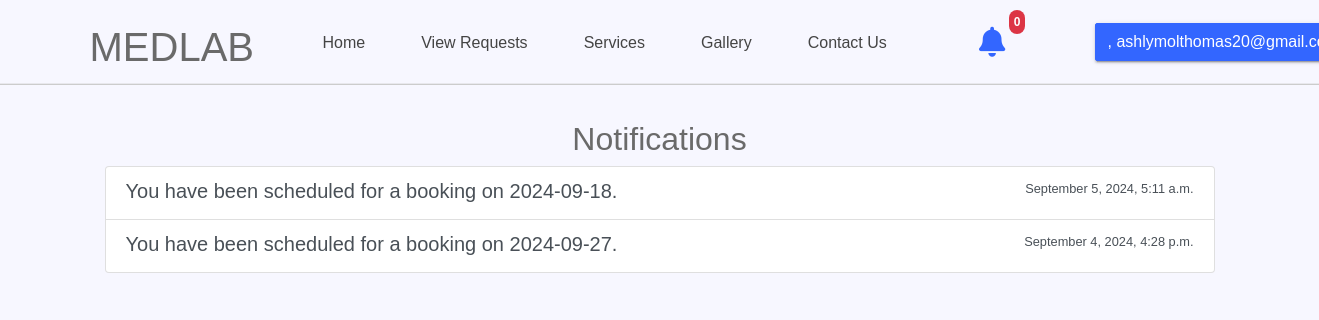
Before: /labtech/notifications/ (signed in) with the older database file.
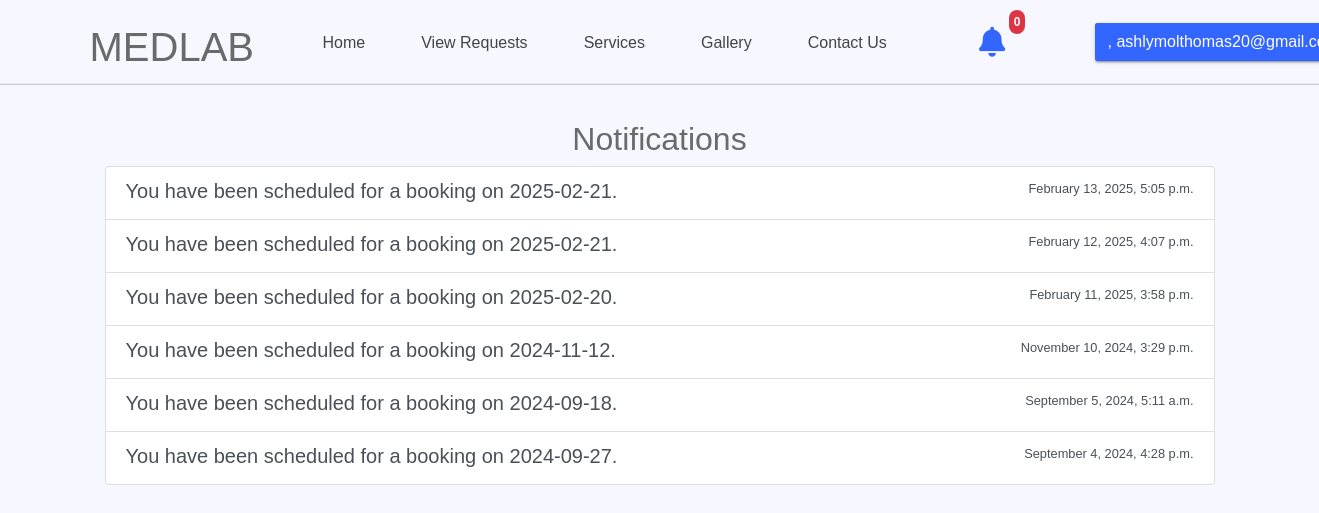
After: the same page with the newer database file.
### myapp/models.py (models this page shows, shortened)
class Notification(models.Model):
    lab_technician = models.ForeignKey(LabTechnician, on_delete=models.CASCADE, related_name='notifications')  # Foreign key to LabTechnician
    message = models.CharField(max_length=255)
    is_read = models.BooleanField(default=False)
    created_at = models.DateTimeField(auto_now_add=True)

### myapp/views.py (the view)
# urls.py: path('labtech/notifications/', views.view_notifications, name='view_notifications'),
@login_required
@never_cache
def view_notifications(request):
    notifications = Notification.objects.filter(lab_technician__user=request.user).order_by('-created_at')
    notifications.update(is_read=True)
    unviewed_count = notifications.filter(is_read=False).count()
    return render(request, 'labtech/view_notifications.html', {
        'notifications': notifications,
        'unviewed_count': unviewed_count  # Pass the count to the template
    })

### templates/labtech/view_notifications.html (shortened to what this page needs)
{% load static %}
<!doctype html>
<html lang="en">
<head>
    <link rel="stylesheet" href="{% static 'assets/css/bootstrap.min.css' %}">
    <link rel="stylesheet" href="{% static 'assets/css/fontawesome-all.min.css' %}">
    <link rel="stylesheet" href="{% static 'assets/plugins/slider/css/owl.carousel.min.css' %}">
    <link rel="stylesheet" href="{% static 'assets/plugins/slider/css/owl.theme.default.css' %}">
    <link rel="stylesheet" type="text/css" href="{% static 'assets/css/style.css' %}" />
    <link rel="stylesheet" href="https://cdnjs.cloudflare.com/ajax/libs/font-awesome/6.0.0-beta3/css/all.min.css">
</head>
<body>
    <header>
        <div id="nav-head" class="header-nav">
            <div class="container">
                <div class="row">
                    <div class="col-lg-2 col-md-3 no-padding col-sm-12 nav-img">
                        <h1 style="margin-top: 20px;">MEDLAB</h1>
                    </div>
                    <div id="menu" class="col-lg-7 col-md-8 d-none d-md-block nav-item">
                        <ul>
                            <li><a href="{% url 'labtechindex' %}">Home</a></li>
                            <li><a href="{% url 'view_scheduled_requests' %}">View Requests</a></li>
                            <li><a href="#services">Services</a></li>
                            <li><a href="#gallery">Gallery</a></li>
                            <li><a href="#contact">Contact Us</a></li>
                        </ul>
                    </div>
<div class="col-md-1 d-flex justify-content-center align-items-center">
    <a href="{% url 'view_notifications' %}" class="notification-icon position-relative">
        <i class="fas fa-bell fa-lg"></i>
        <span class="notification-badge position-absolute top-0 start-100 translate-middle bg-danger">
            {{ unviewed_count }}
        </span>
    </a>
</div>
                    <div class="col-md-2 d-flex justify-content-end align-items-center">
                        <div class="dropdown">
                            <button class="btn btn-info dropdown-toggle" type="button" id="userDropdown" data-toggle="dropdown" aria-haspopup="true" aria-expanded="false">
                               , {{ user.email }}
                            </button>
                        </div>
                    </div>
                </div>
            </div>
        </div>
    </header>
    <br><br><br><div class="container mt-5">
        <h2 class="text-center">Notifications</h2>
        <div class="list-group">
            {% for notification in notifications %}
                <a href="#" class="list-group-item list-group-item-action {% if notification.is_read %}notification-read{% else %}notification-unread{% endif %}">
                    <div class="d-flex w-100 justify-content-between">
                        <h5 class="mb-1">{{ notification.message }}</h5>
                        <small>{{ notification.created_at|date:"F j, Y, g:i a" }}</small>
                    </div>
                </a>
            {% empty %}
                <div class="alert alert-info" role="alert">
                    No notifications available.
                </div>
            {% endfor %}
        </div>
    </div>
</body>
</html>

Changed rows visible on the page:
added Notification: message "You have been scheduled for a booking on 2025-02-21.", created_at "February 13, 2025, 5:05 p.m."
added Notification: message "You have been scheduled for a booking on 2025-02-21.", created_at "February 12, 2025, 4:07 p.m."
added Notification: message "You have been scheduled for a booking on 2025-02-20.", created_at "February 11, 2025, 3:58 p.m."
added Notification: message "You have been scheduled for a booking on 2024-11-12.", created_at "November 10, 2024, 3:29 p.m."
